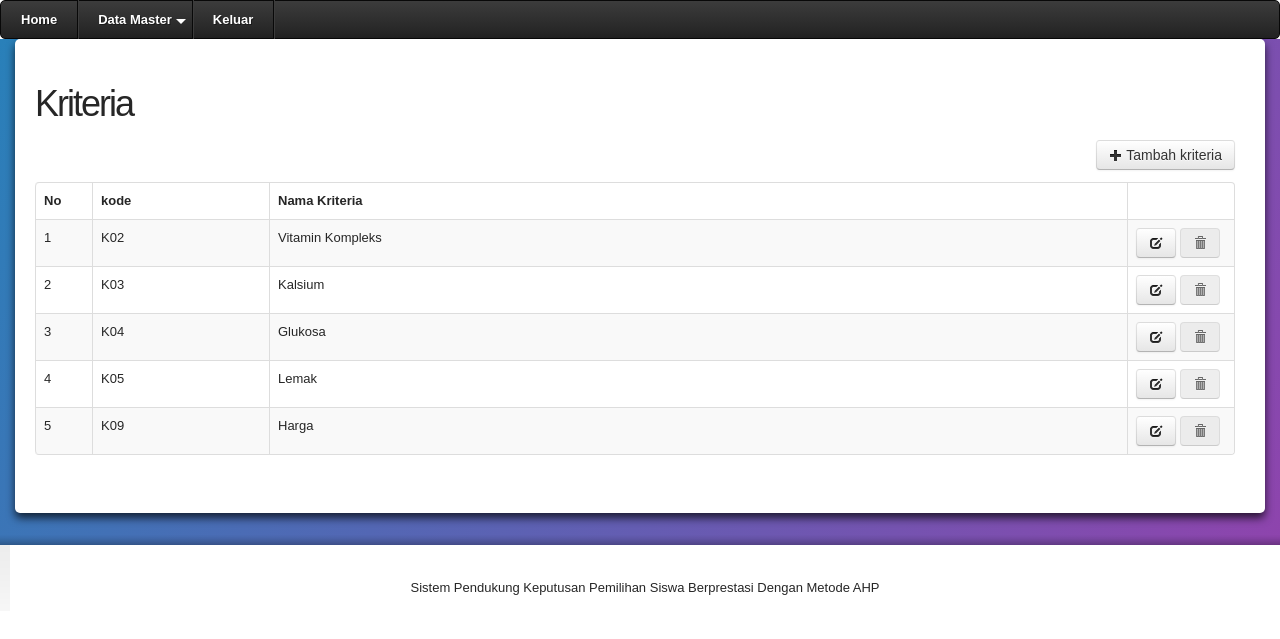
Page /?hal=data_kriteria_produk (signed in) on the committed database.
### tables this page shows
CREATE TABLE IF NOT EXISTS `kriteria_produk` (
  `id_kriteria_produk` int(11) NOT NULL AUTO_INCREMENT,
  `kode_kriteria_produk` varchar(10) NOT NULL,
  `nama_kriteria_produk` varchar(50) NOT NULL,
  PRIMARY KEY (`id_kriteria_produk`)
);

### includes/p_kriteria_produk.php (the view, shortened to what this page needs)
<?php
$link_update='?hal=update_kriteria_produk';
$q="select * from kriteria_produk order by kode_kriteria_produk";
$q=mysql_query($q);
if(mysql_num_rows($q) > 0){
	while($h=mysql_fetch_array($q)){
		$no++;
		$id=$h['id_kriteria_produk'];
		$allow_del=true;
		if(mysql_num_rows(mysql_query("select * from nilai_produk where id_kriteria_produk='".$h['id_kriteria__produk']."' limit 0,1"))>0){$allow_del=false;}
		if(mysql_num_rows(mysql_query("select * from nilai_kriteria_produk where id_kriteria_produk_1='".$h['id_kriteria_produk']."' limit 0,1"))>0){$allow_del=false;}
		if(mysql_num_rows(mysql_query("select * from nilai_kriteria_produk where id_kriteria_produk_2='".$h['id_kriteria_produk']."' limit 0,1"))>0){$allow_del=false;}
		if($allow_del){$disabled='';}else{$disabled='disabled';}
		$daftar.='
		  <tr>
			<td valign="top">'.$no.'</td>
			<td valign="top">'.$h['kode_kriteria_produk'].'</td>
			<td valign="top">'.$h['nama_kriteria_produk'].'</td>
			<td align="center" valign="top"><a href="'.$link_update.'&amp;id='.$id.'&amp;action=edit" class="btn"><i class="icon-edit"></i></a> <a href="#" onclick="DeleteConfirm(\''.$link_update.'&amp;id='.$id.'&amp;action=delete\');return(false);" class="btn '.$disabled.'"><i class="icon-trash"></i></a></td>
		  </tr>
		';
	}
}
?>
<h3 class="p2">Kriteria </h3>
<a href="<?php echo $link_update;?>" class="btn blue" style="float:right"><i class="icon-plus"></i> Tambah kriteria</a><br /><br />
<table class="table table-striped table-hover table-bordered">
	<thead>
		<tr>
			<th width="40">No</th>
			<th width="160">kode</th>
			<th>Nama Kriteria</th>
			<th width="90" align="right">&nbsp;</th>
		</tr>
	</thead>
	<tbody>
		<?php echo $daftar;?>
	</tbody>
</table>

### css/style.css (style rules this page uses)
html { width:100% }
body { font-family:Arial, Helvetica, sans-serif;font-size:100%;color:#262626;min-width:980px;background:#fff }
a { color:#ff9601; outline:none }
.p2 { margin-bottom:15px }
h3 { font-family:"Trebuchet MS", Arial, Helvetica, sans-serif;font-size:36px;line-height:1.2em;margin:0 0 22px 0;color:#262626;font-weight:normal;letter-spacing:-2px }

### rows in the picture
kriteria_produk: kode_kriteria_produk "K02", nama_kriteria_produk "Vitamin Kompleks"
kriteria_produk: kode_kriteria_produk "K03", nama_kriteria_produk "Kalsium"
kriteria_produk: kode_kriteria_produk "K04", nama_kriteria_produk "Glukosa"
kriteria_produk: kode_kriteria_produk "K05", nama_kriteria_produk "Lemak"
kriteria_produk: kode_kriteria_produk "K09", nama_kriteria_produk "Harga"
